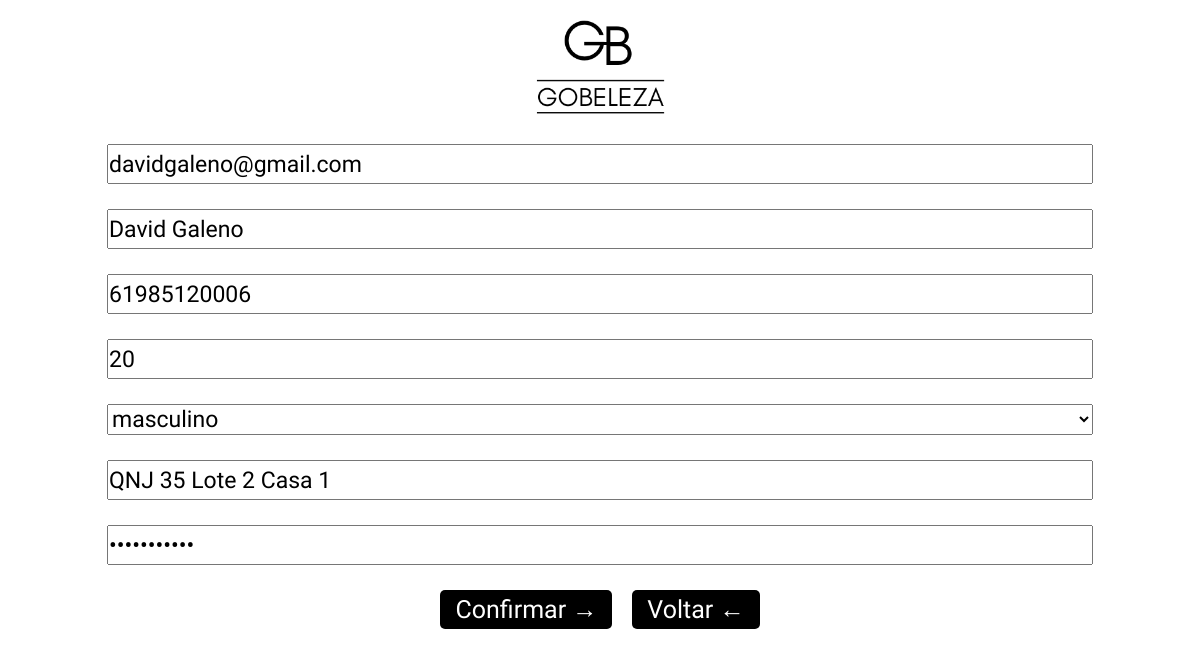
/projeto_final_final/projeto_final/view/pessoas/editar_pessoas_pelo_admin.php (signed in), run on the app's committed database.
### tables this page shows
CREATE TABLE `tbl_usuario` (
  `id` int NOT NULL,
  `nome` varchar(300) NOT NULL,
  `email` varchar(100) NOT NULL,
  `senha` varchar(50) NOT NULL,
  `idade` int NOT NULL,
  `endereco` text,
  `telefone` varchar(30) NOT NULL,
  `sexo` varchar(100) NOT NULL,
  `tipo` varchar(30) NOT NULL
);

### projeto_final_final/projeto_final/view/pessoas/editar_pessoas_pelo_admin.php (the view, shortened to what this page needs)
<?php
include "../../conn/conex.php";
$id = '';
if($_REQUEST['id'] != null){
    $id = $_REQUEST['id'];
}
else{
    $email = '';
    if($_SESSION['email'] != null){
        $email = $_SESSION['email'];
    }
    else {
	header("Location: index.php");
}
}
    if($id != null) {
        $sql = $pdo->prepare("SELECT * FROM `tbl_usuario` where id = :id");
        $sql->bindParam(':id', $id);
    }
    else{
        $sql = $pdo->prepare("SELECT * FROM `tbl_usuario` where email = :email");
        $sql->bindParam(':email', $email);
    }
	$sql->execute();
	$rowtabela = $sql->fetch(PDO::FETCH_ASSOC);
?>
<!DOCTYPE html>
<html lang="en">
<head>
    <link rel="stylesheet" href="editar_pessoas.css">
</head>
<body>
    <div class='containerPage'>
        <img class='logo' src='../../assets/logo.png' alt="GoBeleza" />
        <form id="formulario" class='form'>
            <div class='containerInput'>
                <input name="email" id="email" type="text" class='input' placeholder='Digite seu email' value="<?= $rowtabela['email'] ?>" readonly />
            </div>
            <div class='containerInput'>
                <input name="nome" id="nome" type="text" class='input' placeholder='Digite seu nome' value="<?= $rowtabela['nome'] ?>" required />
            </div>
            <div class='containerInput'>
                <input name="telefone" id="telefone" type="text" class='input' placeholder='Digite seu telefone' value="<?= $rowtabela['telefone'] ?>" required />
            </div>
            <div class='containerInput'>
                <input name="idade" id="idade" type="text" class='input' placeholder='Digite sua idade' value="<?= $rowtabela['idade'] ?>"  required/>
            </div>
            <select value="<?= $rowtabela['sexo'] ?>" name="sexo"  name="sexo">
            <option value="<?= $rowtabela['sexo'] ?>"><?= $rowtabela['sexo'] ?></option>
            </select >
                <div class='containerInput'>
                    <input id="endereco" name="endereco" type="text" class='input' placeholder='Endereço' value="<?= $rowtabela['endereco'] ?>" required />
                </div>
            <div class='containerInput'>
                <input id="senha" name="senha" type="password" class='input' placeholder='Digite sua senha' value="<?= $rowtabela['senha'] ?>" required />
            </div>
            <div class='buttons'>
                <button type="submit" class="button">Confirmar →</button>
                <a class="button" href="listar_pessoas.php">Voltar ←</a>
            </div>
        </form>
    </div>
</body>
</html>

### projeto_final_final/projeto_final/view/pessoas/editar_pessoas.css (style rules this page uses)
.containerPage { width: 100%; height: 100%; display: flex; justify-content: center; align-items: center; flex-direction: column; padding: 2rem; gap: 3rem; }
.form { display: flex; width: 100%; height:100%; flex-direction: column; justify-content: center; align-items: center; gap: 2.5rem; }
.logo { width: 13rem; }
a { color:white !important; }
select { width: 85%; font-size: 2.3rem; cursor: pointer; }
.buttons { display: flex; gap: 2rem; }
.input { width: 100%; height:100%; height: 3.8rem; font-size: 2.3rem; }
.input::placeholder { font-weight: 400; color: var(--gray); }
.containerInput { width:85%; display:flex; flex-direction:column; justify-content:center; }
@media screen and (min-width:1044px) { .input { height: 4rem; } }

### projeto_final_final/projeto_final/view/css/global.css (style rules this page uses)
:root { --gray: #817B7B; --black: #474747; }
a { color: var(--gray); }
* { padding: 0; margin: 0; box-sizing: border-box; text-overflow: ellipsis; text-decoration: none; list-style: none; scroll-behavior: smooth; font-family: 'Teko', sans-serif; }
html,body { font-size: 62.5%; }

### projeto_final_final/projeto_final/view/css/button.css (style rules this page uses)
.button { padding: .5rem 1.5rem; font-size: 2.5rem; background-color: black; color: white; border: 0; border-radius: .5rem; cursor: pointer; transition: .5s ease-in-out; width: auto; text-align: center !important; }

### data on the page
tbl_usuario: email "davidgaleno@gmail.com", nome "David Galeno", telefone "61985120006", idade "20", sexo "masculino", endereco "QNJ 35 Lote 2 Casa 1"
